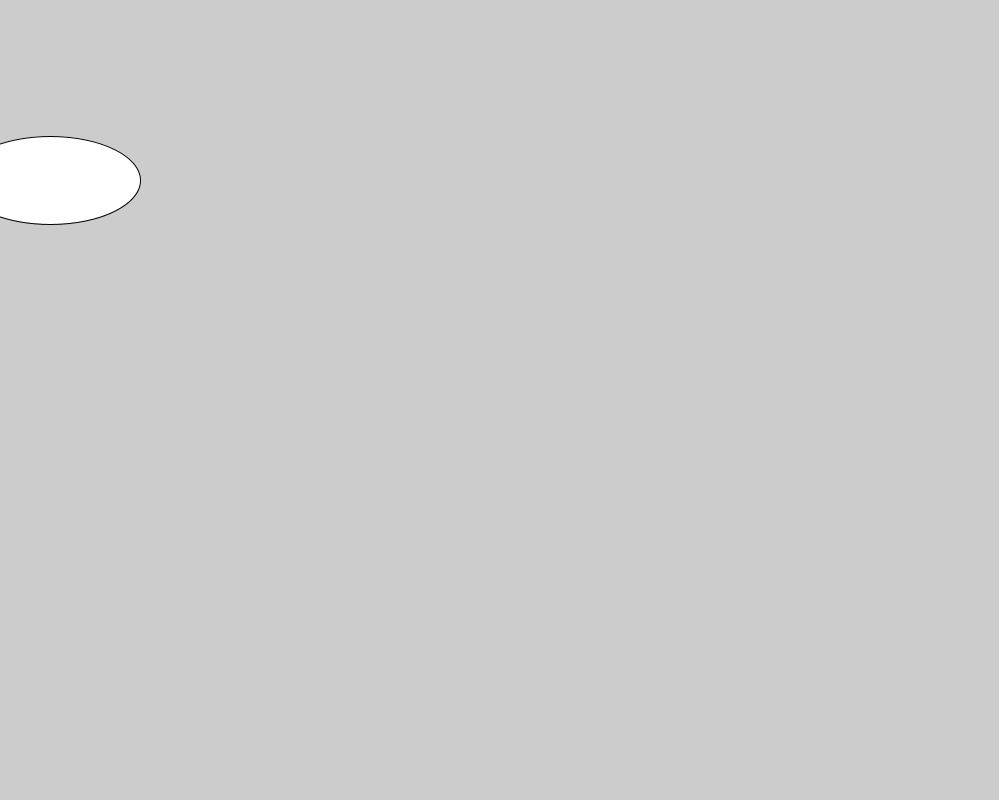
Frame 1 (no input)
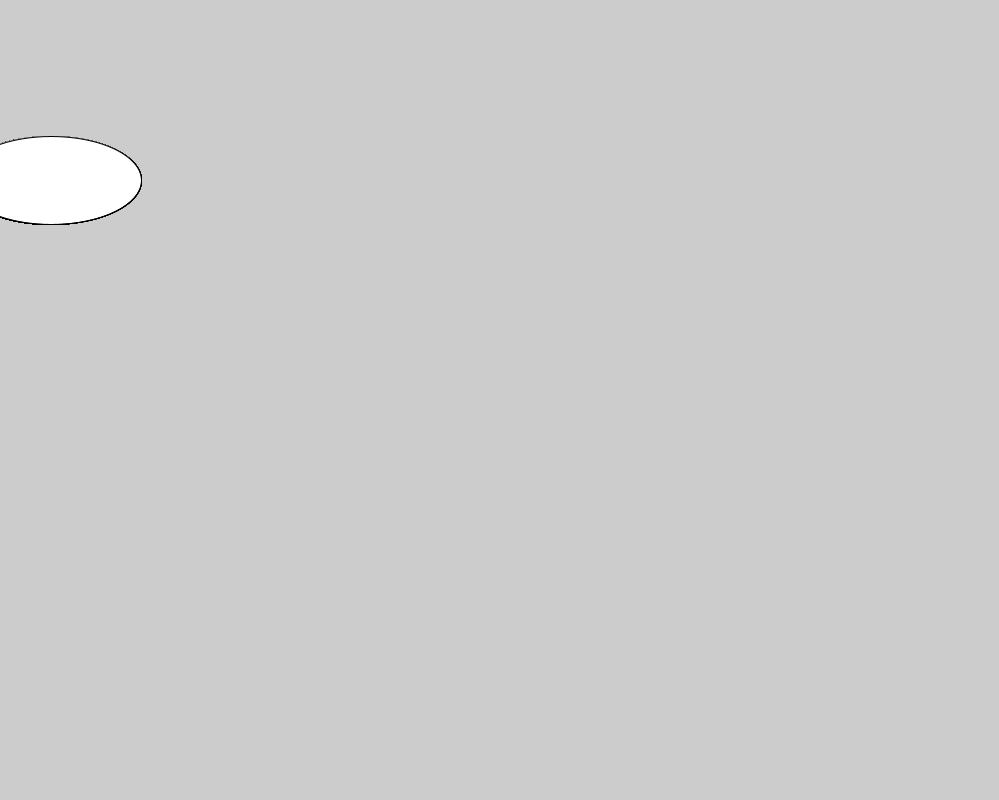
Frame 60 (the mouse pressed at the canvas centre just before this capture)
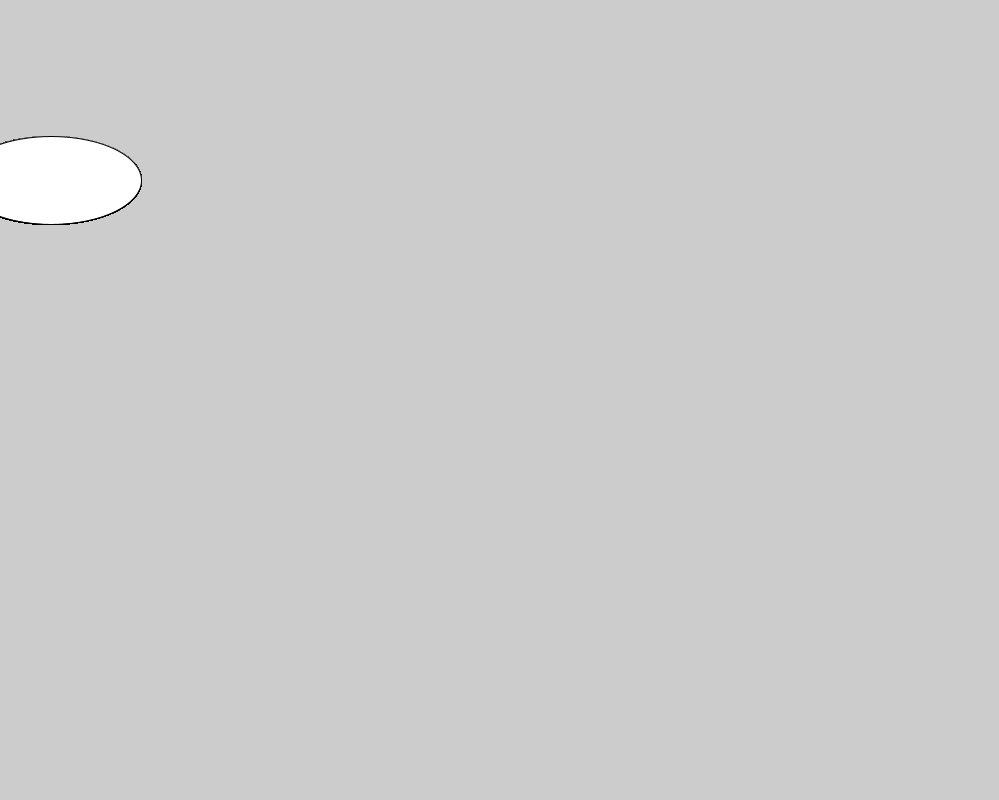
Frame 120 (the mouse held since frame 60 and released just before this capture)

The Processing sketch that drew these frames (run headless with seeded random() and noise(); from frame 60 on, the mouse is pressed at the canvas centre):

// Processing sketch: dot_race
// ── dot_race.pde
void setup() {
  size(999, 800);
} 
float x=50.5;
void draw() {
x=x+0.01;
  ellipse(x, 180, 180, 88);
  
}
